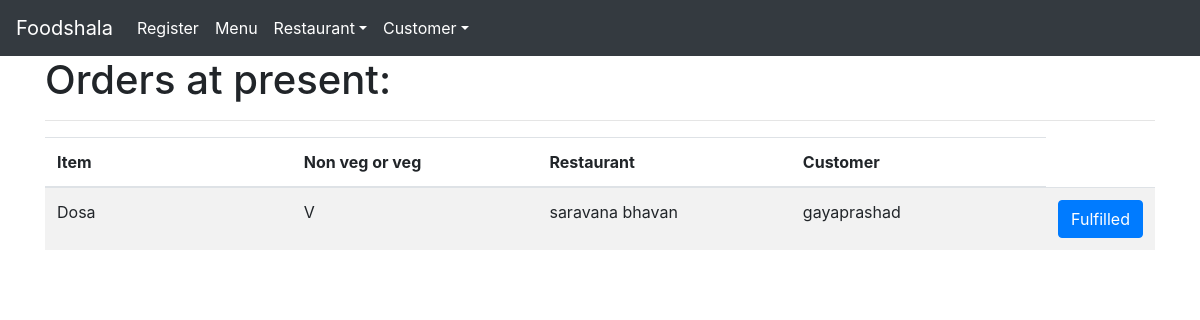
Page /order_view.php (signed in) on the committed database.
### tables this page shows
CREATE TABLE `cur_order` (
  `id` int(11) NOT NULL,
  `item` varchar(255) NOT NULL,
  `restaurant` varchar(255) NOT NULL,
  `nvorv` varchar(255) NOT NULL,
  `customer` varchar(255) NOT NULL,
  `price` int(11) NOT NULL
);

### order_view.php (the view, shortened to what this page needs)
<?php
  require 'config/db.php';
  $name=$_SESSION['name'];
  $sql= "SELECT * FROM cur_order where restaurant = '$name'";
  $result= mysqli_query($conn,$sql);
  $orders = mysqli_fetch_all($result,MYSQLI_ASSOC);
?>
<?php include 'inc/header.php'; ?>
  <div class="container">
    <h1>Orders at present:</h1>
    <hr>
    <table class="table table-striped">
      <thead>
        <th class="col-sm-3">Item</td>
        <th class="col-sm-3">Non veg or veg</td>
        <th class="col-sm-3">Restaurant</td>
        <th class="col-sm-3">Customer</td>
      </thead>
      <tbody>
      <?php foreach ($orders as $order): ?>
        <tr>
          <td class="col-sm-3"><?php echo $order['item'] ?></td>
          <td class="col-sm-3"><?php echo $order['nvorv'] ?></td>
          <td class="col-sm-3"><?php echo $order['restaurant'] ?></td>
          <td class="col-sm-3"><?php echo $order['customer'] ?></td>
          <td class ="col-sm-3"> <a class="btn btn-primary" href="rem_order.php?id=<?php echo $order['id'];?>">Fulfilled</a></td>
        </tr>
      <?php endforeach; ?>
    </tbody>
    </table>
  </div>
</body>
</html>

### rows in the picture
cur_order: item "Dosa", nvorv "V", restaurant "saravana bhavan", customer "gayaprashad"
